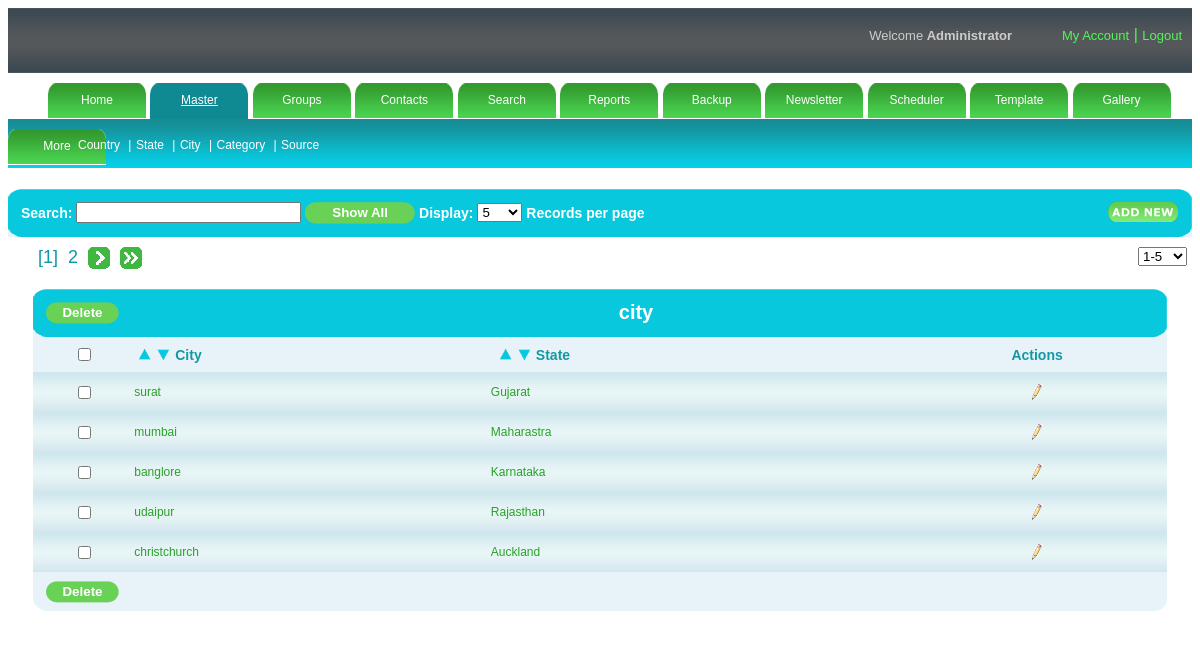
Screenshot of /admin/city.php (signed in) with the database file from the repository.
### tables this page shows
CREATE TABLE IF NOT EXISTS `setting` (
  `rpp` varchar(100) NOT NULL,
  `eid` varchar(100) NOT NULL,
  `mask` varchar(500) NOT NULL
);

CREATE TABLE IF NOT EXISTS `city_mst` (
  `city_id` bigint(20) NOT NULL AUTO_INCREMENT,
  `city_name` varchar(255) NOT NULL,
  `state_id` bigint(20) NOT NULL,
  PRIMARY KEY (`city_id`)
);

CREATE TABLE IF NOT EXISTS `state_mst` (
  `state_id` bigint(20) NOT NULL AUTO_INCREMENT,
  `state_name` varchar(255) NOT NULL,
  `country_id` bigint(20) NOT NULL,
  PRIMARY KEY (`state_id`)
);

### admin/rights.php (called while the page is built, shortened)
<?php
$s="select * from sysadmin where username='".$_SESSION['user']."'";
$rs=mysql_query($s);
$p=mysql_fetch_array($rs);
$subrights=explode(",",$p['subrights']);
?>

### admin/city_content.php (the view, shortened to what this page needs)
<div id="table">
    	<table border="0" cellpadding="0" cellspacing="0" width="100%">
        <tr>
        <td colspan="5">
            <table width="100%" cellpadding="0" cellspacing="0" border="0">
            <tr>
                <th><img src="images/tableheadleft.png" /></th>
                <th class="thbackground"  align="left">
                       <?php
				$flag=0;
				include("rights.php");
				for($i=0;$i<count($subrights);$i++)
				{
					if($subrights[$i]=="2.3")
					{
						$flag=1;
					}
				}
				if($flag==1)
				{?>
                  <input type="button" onClick="javascript:mdelete(<?php echo $page-1; ?>,<?php echo $page_no_start; ?>,0,<?php echo $lastpage; ?>,<?php echo $last_page_rec; ?>,<?php echo $rec_limit; ?>);" value="Delete" class="regbtn" class="regbtn"><?php }?></th>
           <th class="thbackground" width="100%"> city
                </th>
                <th><img src="images/tableheadright.png" /></th>
            </tr>
            </table>
            </td>
        </tr>
        <tr>
        <td class="tabletitle"><input type="checkbox" name="check" id="check"  onclick="checkall_none();"/></td>
            <td class="tabletitle">
           <table>
           <tr>
              			<td><a onclick="desc(<?php echo '1';?>,<?php echo $page-1; ?>,<?php echo $page_no_start; ?>,0,<?php echo $lastpage; ?>,<?php echo $last_page_rec; ?>,<?php echo $rec_limit; ?>)"><img src="images/up.png" height="15" width="15" title="Descending" /></a></td>
                        <td><a onclick="asc(<?php echo '1';?>,<?php echo $page-1; ?>,<?php echo $page_no_start; ?>,0,<?php echo $lastpage; ?>,<?php echo $last_page_rec; ?>,<?php echo $rec_limit; ?>)"><img src="images/down.png" height="15" width="15" title="Ascending"/></a></td>
              			<td>City</td>
                     </td>
                     </tr></table>
                     <td class="tabletitle">
       <table>
           <tr>
                     <td>
                <td><a onclick="desc(<?php echo '2';?>,<?php echo $page-1; ?>,<?php echo $page_no_start; ?>,0,<?php echo $lastpage; ?>,<?php echo $last_page_rec; ?>,<?php echo $rec_limit; ?>)"><img src="images/up.png" height="15" width="15" title="Descending" /></a></td>
                        <td><a onclick="asc(<?php echo '2';?>,<?php echo $page-1; ?>,<?php echo $page_no_start; ?>,0,<?php echo $lastpage; ?>,<?php echo $last_page_rec; ?>,<?php echo $rec_limit; ?>)"><img src="images/down.png" height="15" width="15" title="Ascending"/></a></td>
              			<td>State</td>
            </td>
            </tr>
            </table>
            </td>
            <td class="tabletitle">Actions</td>
             <?php
			if(isset($_GET['search']))
			{
				$search=$_GET['search'];
			}
			else
			{
				$search="";
			}
			if(isset($_GET['order']))
			{
				$sql="select a.city_id,a.city_name,a.state_name,a.state_id from (select c1.city_id,c1.city_name,c1.state_id,s1.state_name from city_mst c1,state_mst s1 where c1.state_id=s1.state_id and c1.city_name like '%".$search."%' limit $offset,$rec_limit) a order by ".$_GET['field']." ".$_GET['order'];
			}
			else
			{
				$sql ="select * from city_mst where city_name like '%".$search."%' limit $offset,$rec_limit";
			}
			$res = mysql_query($sql);
			while($row = mysql_fetch_object($res))
			{
				$res1=mysql_query("select state_name from state_mst where state_id=".$row->state_id);
				$r=mysql_fetch_object($res1);
			?>
			<tr>
        	<td class="tdbg"><input type="checkbox"  name="C1_<?php echo $row->city_id;?>" id="C1_<?php echo $row->city_id;?>"/></td>
            <?php if(isset($_GET['op']) )
					{
						if($_GET['op']=='update')
						{
							if($_GET['id']==$row->city_id)
							{
			   ?>
            <td class="tdbg1"><table><tr><td><input type="text" value="<?php echo stripslashes($row->city_name);?>" id="city_name" onkeypress="javascript:city_edit_oe(<?php echo $_REQUEST['id']; ?>,<?php echo $page-1; ?>,<?php echo $page_no_start; ?>,0,<?php echo $lastpage; ?>,<?php echo $last_page_rec; ?>,<?php echo $rec_limit; ?>,event,'<?php if(isset($_GET['order'])){echo $_GET['order'];}else{ echo "0";} ?>','<?php if(isset($_GET['field'])){echo $_GET['field'];}else{echo "0";}?>');"/></td><td><div id="d_city_name"><?php if(isset($err1))
							{
								echo "<font color='red'>Duplicate city...</font>";
							}
				?></div></td></tr></table></td>
                <td class="tdbg"><table><tr><td><select name="state" id="state" >
              <option value="0">Select state</option>
              <?php
			  $s = "select * from state_mst";
			  $r1 = mysql_query($s);
			   while($rowstate = mysql_fetch_object($r1))
			   {
			   ?>
			   <option value = "<?php echo $rowstate->state_id?>" <?php if($rowstate->state_id == $row->state_id ) { ?> selected <?php } ?>><?php echo $rowstate->state_name?></option>
			  <?php
			   }
			   ?>
               </select></td><td><div id="d_state"></div></td></tr></table></td>
                <td class="tdbg">
                <table align="center" cellpadding="5" cellspacing="5">
                <tr>
                	<td class="tdaction">
            <dic align="center"><a onClick="javascript:city_edit(<?php echo $_REQUEST['id']; ?>,<?php echo $page-1; ?>,<?php echo $page_no_start; ?>,0,<?php echo $lastpage; ?>,<?php echo $last_page_rec; ?>,<?php echo $rec_limit; ?>,'<?php if(isset($_GET['order'])){echo $_GET['order'];}else{ echo "0";} ?>','<?php if(isset($_GET['field'])){echo $_GET['field'];}else{echo "0";}?>')"><img src="images/success.gif" title="Save"/></a></div>
            		</td>
               	</tr>
                </table>
                </td>
             <?php 			}
			  				else
							{?>
            <td class="tdbg1"><?php echo stripslashes($row->city_name);?></td>
             <td class="tdbg1"><?php echo stripslashes($r->state_name);?></td>
                <td class="tdbg">
            	<table align="center" cellpadding="5" cellspacing="5">
                <tr>
                	<td class="tdaction">
                    <?php
				$flag=0;
				include("rights.php");
				for($i=0;$i<count($subrights);$i++)
				{
					if($subrights[$i]=="2.2")
					{
						$flag=1;
					}
				}
				if($flag==1)
				{?>
                   <div align="center"><a onClick="javascript:update(<?php echo $row->city_id;?>,<?php echo $page-1; ?>,<?php echo $page_no_start; ?>,0,<?php echo $lastpage; ?>,<?php echo $last_page_rec; ?>,<?php echo $rec_limit; ?>,'<?php if(isset($_GET['order'])){echo $_GET['order'];}else{ echo "0";} ?>','<?php if(isset($_GET['field'])){echo $_GET['field'];}else{echo "0";}?>')"><img src="images/edit-icon.png" title="Edit"/></a></div> <?php }?>
                   </td>
                </tr>
                </table>
                </td>
                <?php }
						}
						else
						{	?>
                        <td class="tdbg1"><?php echo stripslashes($row->city_name);?></td>
             <td class="tdbg1"><?php echo stripslashes($r->state_name);?></td>
                 <td class="tdbg">
                <table align="center" cellpadding="5" cellspacing="5">
                <tr>
                	<td class="tdaction">
            <?php
				$flag=0;
				include("rights.php");
				for($i=0;$i<count($subrights);$i++)
				{
					if($subrights[$i]=="2.2")
					{
						$flag=1;
					}
				}
				if($flag==1)
				{?>
                <div align="center"><a onClick="javascript:update(<?php echo $row->city_id;?>,<?php echo $page-1; ?>,<?php echo $page_no_start; ?>,0,<?php echo $lastpage; ?>,<?php echo $last_page_rec; ?>,<?php echo $rec_limit; ?>,'<?php if(isset($_GET['order'])){echo $_GET['order'];}else{ echo "0";} ?>','<?php if(isset($_GET['field'])){echo $_GET['field'];}else{echo "0";}?>')"><img src="images/edit-icon.png" title="Edit"/></a></div>  <?php } ?></td>  </tr>
                </table></td>
                <?php
							}
						}
			  			else
						{
						?>
             <td class="tdbg1"><?php echo stripslashes($row->city_name);?></td>
             <td class="tdbg1"><?php echo stripslashes($r->state_name);?></td>
                 <td class="tdbg">
                 <table align="center" cellpadding="5" cellspacing="5">
                <tr>
                	<td class="tdaction">
           <?php
				$flag=0;
				include("rights.php");
				for($i=0;$i<count($subrights);$i++)
				{
					if($subrights[$i]=="2.2")
					{
						$flag=1;
					}
				}
				if($flag==1)
				{?>
                <div align="center"><a onClick="javascript:update(<?php echo $row->city_id;?>,<?php echo $page-1; ?>,<?php echo $page_no_start; ?>,0,<?php echo $lastpage; ?>,<?php echo $last_page_rec; ?>,<?php echo $rec_limit; ?>,'<?php if(isset($_GET['order'])){echo $_GET['order'];}else{ echo "0";} ?>','<?php if(isset($_GET['field'])){echo $_GET['field'];}else{echo "0";}?>')"><img src="images/edit-icon.png" title="Edit"/></a></div><?php } ?> </td>  </tr>
                </table></td>
                 <?php } ?>
        </tr>
        <?php }?>
        <tr>
        <td colspan="4">
            <table width="100%" cellpadding="0" cellspacing="0" border="0">
            <tr>
                <th><img src="images/tablefootright.png" /></th>
                <th class="thbackground1" width="100%" align="left">
                 <?php
				$flag=0;
				include("rights.php");
				for($i=0;$i<count($subrights);$i++)
				{
					if($subrights[$i]=="2.3")
					{
						$flag=1;
					}
				}
				if($flag==1)
				{?>
           <input type="button" onClick="javascript:mdelete(<?php echo $page-1; ?>,<?php echo $page_no_start; ?>,0,<?php echo $lastpage; ?>,<?php echo $last_page_rec; ?>,<?php echo $rec_limit; ?>);" value="Delete" class="regbtn" align="left" class="regbtn"><?php } ?>
                </th>
                <th><img src="images/tablefootleft.png" /></th>
            </tr>
            </table>
        </td>
        </tr>
    </div>
</div>

### admin/city.php (shortened to what this page needs)
<!DOCTYPE html PUBLIC "-//W3C//DTD XHTML 1.0 Transitional//EN" "http://www.w3.org/TR/xhtml1/DTD/xhtml1-transitional.dtd">
<html xmlns="http://www.w3.org/1999/xhtml">
<head>
<link href="style.css" rel="stylesheet" media="screen" /><script type="text/javascript" src="validation.js"></script>
<link rel="stylesheet" type="text/css" href="mouseovertabs.css" />
<link href="dhtmlgoodies_calendar.css" rel="stylesheet" type="text/css" />
</head>
<body>
<?php include("header.php");?>
<?php include("menu.php");?>
<div id="submenu" >
<?php
				for($i=0;$i<count($rights);$i++)
				{
					if($rights[$i]==2)
					{
						$flag=1;
					}
				}
				if($flag==1)
				{	?>
<div >
<ul >
    <li class="submenuitem"><a href="country.php">Country </a> |</li>
    <li class="submenuitem"><a href="state.php">State </a> |</li>
    <li class="submenuitem"><a href="city.php">City</a> |</li>
    <li class="submenuitem"><a href="category.php">Category </a> |</li>
    <li class="submenuitem"><a href="source.php">Source </a> </li>
</ul>
</div>
<?php $flag=0;
				}
?>
</div>
<div id="maincontent">
    <div id="searchbar">
    <table border="0" cellpadding="0" cellspacing="0" width="100%">
        <tr>
        <td colspan="5">
            <table width="100%" cellpadding="0" cellspacing="0" border="0">
            <tr>
                <th><img src="images/tableheadleft.png" /></th>
                <th class="thbackground12" width="100%">Search:
                <input type="text" size="25" id="txtsearch" name="txtsearch" value=""  onKeyUp="javascript:tsearch()"  />
                <input type="button"  value="Show All" class="regbtn1" size="40" onclick="javascript:showall();" class="regbtn1"/>
                Display:
                    <select onchange="recperpage()" id="sel_limit">
                    <?php
						$sql="select * from setting";
						$res=mysql_query($sql);
						$row1=mysql_fetch_array($res);
						$a=$row1[0];
						$a=explode(",",$a);
						for($i=0;$i<count($a);$i++)
						{
						?>
                   <option value="<?php echo $a[$i];?>"><?php echo $a[$i];?></option>
        <?php } ?>
                    </select>
                    Records per page
                     <?php
		$flag=0;
		include("rights.php");
		for($i=0;$i<count($subrights);$i++)
		{
			if($subrights[$i]=="2.1")
			{
				$flag=1;
			}
		}
		if($flag==1)
		{
	?>
                <div class="floatright"><a onclick="javascript:addrecord();"><img src="images/addnew.png"  class="noborder"/></a></div>
   <?php } ?>
                </th>
                <th><img src="images/tableheadright.png" /></th>
            </tr>
            </table>
            </td>
        </tr>
       </table>
    </div>
    <div id="content">
	<?php include_once("pagingcity.php");?>
    </div>
<div id="blank"></div>
</body>
</html>

### admin/style.css (style rules this page uses)
body { font-family:Verdana, Arial, Helvetica, sans-serif; }
.regbtn { background:url(images/btn.png) no-repeat; border:none; color:#FFFFFF; width:73px; font-weight:bolder; height:22px; vertical-align:text-top; }
.regbtn1 { background:url(images/btn1.png) no-repeat; border:none; color:#FFFFFF; width:110px; font-weight:bolder; height:22px; }
#submenu ul { display:inline-block; padding-left:70px; }
.submenuitem { list-style-type:none; color:#FFFFFF; font-size:12px; display:inline-block; font:Verdana, Arial, Helvetica, sans-serif; }
.submenuitem a { text-decoration:none; color:#FFFFFF; margin-right:5px; }
.tdbg { background:url(images/tdbg.png); height:40px; border:none; color:#1499a4; font-size:12px; text-align:center; }
.tdbg1 { background:url(images/tdbg.png); height:40px; border:none; color:#28a227; font-size:12px; text-align:left; }
.tdaction a img { border:none; }
#submenu { background:url(images/submenu.png); width:auto; height:49px; }
#content { margin:auto; background-color:#FFFFFF; width:auto; padding-top:10px; }
#maincontent { z-index:99; margin:auto; background-color:#FFFFFF; width:auto; padding-top:20px; }
.thbackground { background:url(images/tablehead.png); border:none; color:#FFFFFF; font-size:20px; text-align:center; }
.thbackground12 { background:url(images/tablehead.png); border:none; color:#FFFFFF; font-size:14px; text-align:left; }
.thbackground1 { background-color:#e8f3f9; }
#table { padding-left:25px; padding-top:15px; padding-right:25px; }
.noborder { border:none; }
.tabletitle { color:#1499a4; font-size:14px; font-weight:bold; text-align:center; height:35px; background-color:#e8f3f9; }
#blank { height:30px; width:auto; background-color:#FFFFFF; }
.floatright { float:right; }

### rows the page displays
setting: rpp "5"
city_mst: city_name "surat", state.state_name "Gujarat"
city_mst: city_name "mumbai", state.state_name "Maharastra"
city_mst: city_name "banglore", state.state_name "Karnataka"
city_mst: city_name "udaipur", state.state_name "Rajasthan"
city_mst: city_name "christchurch", state.state_name "Auckland"

### other values shown
$page_no_start+$i "1"
$page_no_start+$i "2"
form field value "1-5"
